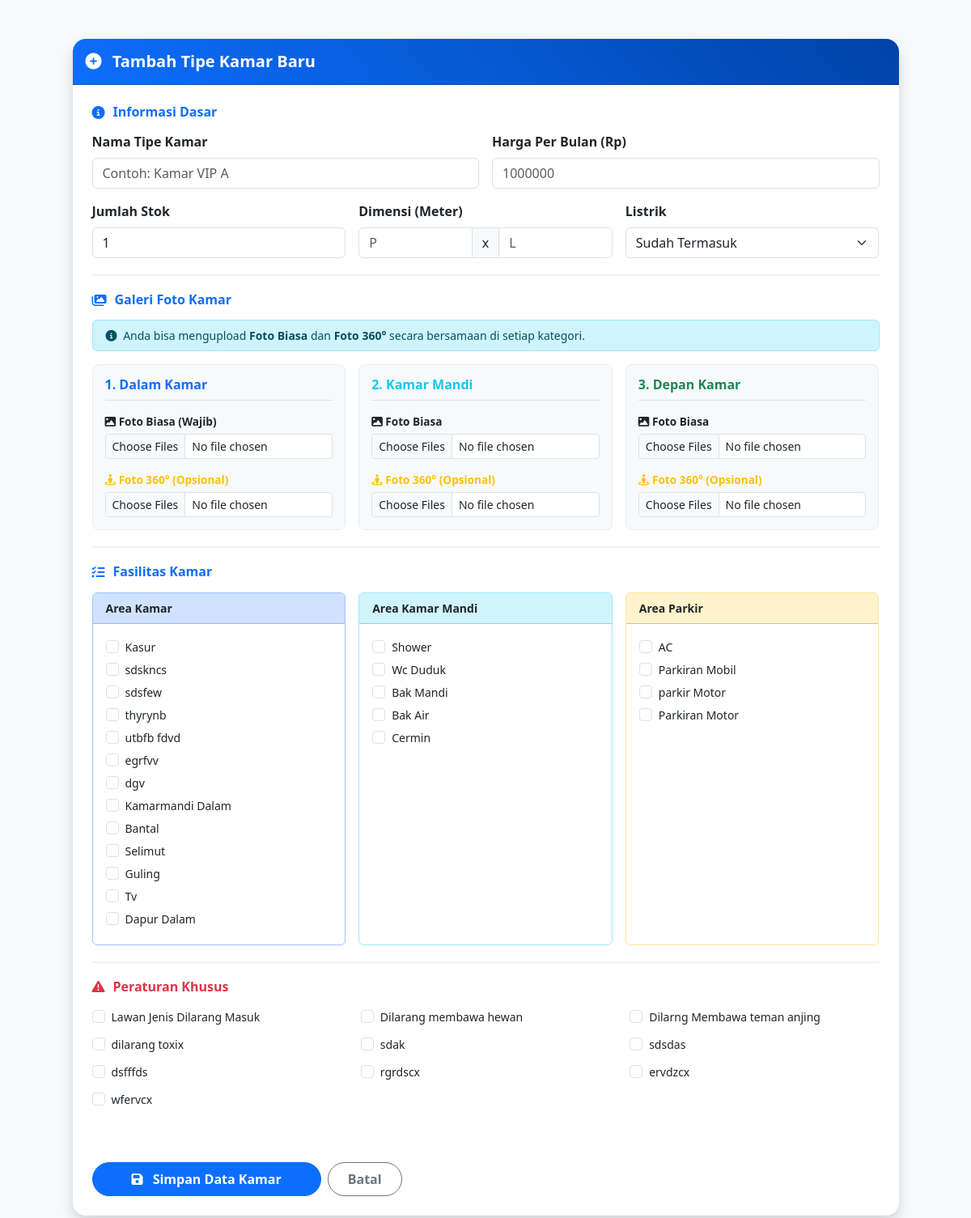
The page /pemilik/tambah_kamar?id_kost=4 (signed in) on the database its author committed.
### tables this page shows
CREATE TABLE `master_fasilitas` (
  `id_master_fasilitas` int NOT NULL,
  `nama_fasilitas` varchar(100) NOT NULL,
  `kategori` enum('Kamar','Kamar Mandi','Umum','Parkir') DEFAULT NULL,
  `id_pemilik` int DEFAULT NULL
);

CREATE TABLE `master_peraturan` (
  `id_master_peraturan` int NOT NULL,
  `nama_peraturan` varchar(255) NOT NULL,
  `kategori` enum('Kost','Kamar') DEFAULT 'Kost',
  `id_pemilik` int DEFAULT NULL
);

### pemilik/tambah_kamar.php (the view, shortened to what this page needs)
<?php
include '../koneksi.php';
$id_user_login = $_SESSION['id_user'];
?>
<!DOCTYPE html>
<html lang="id">
<head>
    <link href="https://cdn.jsdelivr.net/npm/bootstrap@5.3.0/dist/css/bootstrap.min.css" rel="stylesheet">
    <link rel="stylesheet" href="https://cdnjs.cloudflare.com/ajax/libs/font-awesome/6.4.0/css/all.min.css">
</head>
<body class="bg-light">
    <div class="container my-5">
        <div class="row justify-content-center">
            <div class="col-lg-11">
                <div class="card shadow border-0 rounded-4">
                    <div class="card-header card-header-custom py-3 rounded-top-4">
                        <h5 class="mb-0 fw-bold"><i class="fa-solid fa-plus-circle me-2"></i> Tambah Tipe Kamar Baru</h5>
                    </div>
                    <div class="card-body p-4">
                        <form method="POST" enctype="multipart/form-data">
                            <div class="form-section">
                                <h6 class="section-title"><i class="fa-solid fa-info-circle"></i> Informasi Dasar</h6>
                                <div class="row g-3">
                                    <div class="col-md-6">
                                        <label class="form-label fw-bold">Nama Tipe Kamar</label>
                                        <input type="text" name="nama_tipe" class="form-control" placeholder="Contoh: Kamar VIP A" required>
                                    </div>
                                    <div class="col-md-6">
                                        <label class="form-label fw-bold">Harga Per Bulan (Rp)</label>
                                        <input type="number" name="harga" class="form-control" placeholder="1000000" required>
                                    </div>
                                    <div class="col-md-4">
                                        <label class="form-label fw-bold">Jumlah Stok</label>
                                        <input type="number" name="stok" class="form-control" value="1" required>
                                    </div>
                                    <div class="col-md-4">
                                        <label class="form-label fw-bold">Dimensi (Meter)</label>
                                        <div class="input-group">
                                            <input type="number" name="p_ruang" class="form-control" placeholder="P" step="0.1" required>
                                            <span class="input-group-text">x</span>
                                            <input type="number" name="l_ruang" class="form-control" placeholder="L" step="0.1" required>
                                        </div>
                                    </div>
                                    <div class="col-md-4">
                                        <label class="form-label fw-bold">Listrik</label>
                                        <select name="listrik" class="form-select">
                                            <option value="1">Sudah Termasuk</option>
                                        </select>
                                    </div>
                                </div>
                            </div>
                            <div class="form-section">
                                <h6 class="section-title"><i class="fa-solid fa-images"></i> Galeri Foto Kamar</h6>
                                <div class="alert alert-info py-2 small"><i class="fa-solid fa-circle-info me-1"></i> Anda bisa mengupload <b>Foto Biasa</b> dan <b>Foto 360°</b> secara bersamaan di setiap kategori.</div>
                                <div class="row g-3">
                                    <div class="col-md-4">
                                        <div class="bg-custom-light">
                                            <h6 class="fw-bold text-primary border-bottom pb-2 mb-3">1. Dalam Kamar</h6>
                                            <div class="mb-3">
                                                <span class="label-input-foto"><i class="fa-solid fa-image"></i> Foto Biasa (Wajib)</span>
                                                <input type="file" name="foto_dalam_biasa[]" class="form-control form-control-sm" multiple accept="image/*" required>
                                            </div>
                                            <div>
                                                <span class="label-input-foto text-warning"><i class="fa-solid fa-street-view"></i> Foto 360° (Opsional)</span>
                                                <input type="file" name="foto_dalam_360[]" class="form-control form-control-sm" multiple accept="image/*">
                                            </div>
                                        </div>
                                    </div>
                                    <div class="col-md-4">
                                        <div class="bg-custom-light">
                                            <h6 class="fw-bold text-info border-bottom pb-2 mb-3">2. Kamar Mandi</h6>
                                            <div class="mb-3">
                                                <span class="label-input-foto"><i class="fa-solid fa-image"></i> Foto Biasa</span>
                                                <input type="file" name="foto_mandi_biasa[]" class="form-control form-control-sm" multiple accept="image/*">
                                            </div>
                                            <div>
                                                <span class="label-input-foto text-warning"><i class="fa-solid fa-street-view"></i> Foto 360° (Opsional)</span>
                                                <input type="file" name="foto_mandi_360[]" class="form-control form-control-sm" multiple accept="image/*">
                                            </div>
                                        </div>
                                    </div>
                                    <div class="col-md-4">
                                        <div class="bg-custom-light">
                                            <h6 class="fw-bold text-success border-bottom pb-2 mb-3">3. Depan Kamar</h6>
                                            <div class="mb-3">
                                                <span class="label-input-foto"><i class="fa-solid fa-image"></i> Foto Biasa</span>
                                                <input type="file" name="foto_depan_biasa[]" class="form-control form-control-sm" multiple accept="image/*">
                                            </div>
                                            <div>
                                                <span class="label-input-foto text-warning"><i class="fa-solid fa-street-view"></i> Foto 360° (Opsional)</span>
                                                <input type="file" name="foto_depan_360[]" class="form-control form-control-sm" multiple accept="image/*">
                                            </div>
                                        </div>
                                    </div>
                                </div>
                            </div>
                            <div class="form-section">
                                <h6 class="section-title"><i class="fa-solid fa-list-check"></i> Fasilitas Kamar</h6>
                                <div class="row g-3">
                                    <div class="col-md-4">
                                        <div class="card h-100 border-primary-subtle">
                                            <div class="card-header bg-primary-subtle fw-bold small">Area Kamar</div>
                                            <div class="card-body">
                                                <?php
                                                $res = mysqli_query($conn, "SELECT * FROM master_fasilitas WHERE (id_pemilik IS NULL OR id_pemilik = '$id_user_login') AND kategori = 'Kamar'");
                                                while ($f = mysqli_fetch_assoc($res)): ?>
                                                    <div class="form-check mb-1">
                                                        <input class="form-check-input" type="checkbox" name="fasilitas[]" value="<?= $f['id_master_fasilitas'] ?>" id="f_<?= $f['id_master_fasilitas'] ?>">
                                                        <label class="form-check-label small" for="f_<?= $f['id_master_fasilitas'] ?>"><?= $f['nama_fasilitas'] ?></label>
                                                    </div>
                                                <?php endwhile; ?>
                                            </div>
                                        </div>
                                    </div>
                                    <div class="col-md-4">
                                        <div class="card h-100 border-info-subtle">
                                            <div class="card-header bg-info-subtle fw-bold small">Area Kamar Mandi</div>
                                            <div class="card-body">
                                                <?php
                                                $res = mysqli_query($conn, "SELECT * FROM master_fasilitas WHERE (id_pemilik IS NULL OR id_pemilik = '$id_user_login') AND kategori = 'Kamar Mandi'");
                                                while ($f = mysqli_fetch_assoc($res)): ?>
                                                    <div class="form-check mb-1">
                                                        <input class="form-check-input" type="checkbox" name="fasilitas[]" value="<?= $f['id_master_fasilitas'] ?>" id="f_<?= $f['id_master_fasilitas'] ?>">
                                                        <label class="form-check-label small" for="f_<?= $f['id_master_fasilitas'] ?>"><?= $f['nama_fasilitas'] ?></label>
                                                    </div>
                                                <?php endwhile; ?>
                                            </div>
                                        </div>
                                    </div>
                                    <div class="col-md-4">
                                        <div class="card h-100 border-warning-subtle">
                                            <div class="card-header bg-warning-subtle fw-bold small">Area Parkir</div>
                                            <div class="card-body">
                                                <?php
                                                $res = mysqli_query($conn, "SELECT * FROM master_fasilitas WHERE (id_pemilik IS NULL OR id_pemilik = '$id_user_login') AND kategori = 'Parkir'");
                                                while ($f = mysqli_fetch_assoc($res)): ?>
                                                    <div class="form-check mb-1">
                                                        <input class="form-check-input" type="checkbox" name="fasilitas[]" value="<?= $f['id_master_fasilitas'] ?>" id="f_<?= $f['id_master_fasilitas'] ?>">
                                                        <label class="form-check-label small" for="f_<?= $f['id_master_fasilitas'] ?>"><?= $f['nama_fasilitas'] ?></label>
                                                    </div>
                                                <?php endwhile; ?>
                                            </div>
                                        </div>
                                    </div>
                                </div>
                            </div>
                            <div class="form-section border-0">
                                <h6 class="section-title text-danger"><i class="fa-solid fa-triangle-exclamation"></i> Peraturan Khusus</h6>
                                <div class="row">
                                    <?php
                                    $res = mysqli_query($conn, "SELECT * FROM master_peraturan WHERE (id_pemilik IS NULL OR id_pemilik = '$id_user_login') AND kategori = 'Kamar'");
                                    while ($p = mysqli_fetch_assoc($res)): ?>
                                        <div class="col-md-4 mb-2">
                                            <div class="form-check">
                                                <input class="form-check-input" type="checkbox" name="peraturan[]" value="<?= $p['id_master_peraturan'] ?>" id="p_<?= $p['id_master_peraturan'] ?>">
                                                <label class="form-check-label small" for="p_<?= $p['id_master_peraturan'] ?>"><?= $p['nama_peraturan'] ?></label>
                                            </div>
                                        </div>
                                    <?php endwhile; ?>
                                </div>
                            </div>
                            <div class="d-flex gap-2 pt-3">
                                <button type="submit" name="simpan_kamar" class="btn btn-primary px-5 py-2 fw-bold rounded-pill">
                                    <i class="fa-solid fa-save me-2"></i> Simpan Data Kamar
                                </button>
                                <a href="dashboard.php" class="btn btn-outline-secondary px-4 py-2 fw-bold rounded-pill">Batal</a>
                            </div>
                        </form>
                    </div>
                </div>
            </div>
        </div>
    </div>
</body>
</html>

### pemilik/tambah_kamar.php (style rules this page uses)
.form-section { border-bottom: 2px solid #f0f2f5; padding-bottom: 20px; margin-bottom: 20px; }
.section-title { font-weight: bold; color: #0d6efd; margin-bottom: 15px; display: flex; align-items: center; gap: 10px; }
.bg-custom-light { background-color: #f8f9fa; border: 1px solid #e9ecef; border-radius: 8px; padding: 15px; height: 100%; }
.card-header-custom { background: linear-gradient(45deg, #0d6efd, #0043a8); color: white; }
.label-input-foto { font-size: 0.85rem; font-weight: bold; margin-bottom: 5px; display: block; }

### rows shown on the page
master_fasilitas: nama_fasilitas "Kasur"
master_fasilitas: nama_fasilitas "sdskncs"
master_fasilitas: nama_fasilitas "sdsfew"
master_fasilitas: nama_fasilitas "thyrynb"
master_fasilitas: nama_fasilitas "utbfb fdvd"
master_fasilitas: nama_fasilitas "egrfvv"
master_fasilitas: nama_fasilitas "dgv"
master_fasilitas: nama_fasilitas "Kamarmandi Dalam"
master_fasilitas: nama_fasilitas "Bantal"
master_fasilitas: nama_fasilitas "Selimut"
master_fasilitas: nama_fasilitas "Guling"
master_fasilitas: nama_fasilitas "Tv"
master_fasilitas: nama_fasilitas "Dapur Dalam"
master_fasilitas: nama_fasilitas "Shower"
master_fasilitas: nama_fasilitas "Wc Duduk"
master_fasilitas: nama_fasilitas "Bak Mandi"
master_fasilitas: nama_fasilitas "Bak Air"
master_fasilitas: nama_fasilitas "Cermin"
master_fasilitas: nama_fasilitas "AC"
master_fasilitas: nama_fasilitas "Parkiran Mobil"
master_fasilitas: nama_fasilitas "parkir Motor"
master_fasilitas: nama_fasilitas "Parkiran Motor"
master_peraturan: nama_peraturan "Lawan Jenis Dilarang Masuk"
master_peraturan: nama_peraturan "Dilarang membawa hewan"
master_peraturan: nama_peraturan "Dilarng Membawa teman anjing"
master_peraturan: nama_peraturan "dilarang toxix"
master_peraturan: nama_peraturan "sdak"
master_peraturan: nama_peraturan "sdsdas"
master_peraturan: nama_peraturan "dsfffds"
master_peraturan: nama_peraturan "rgrdscx"
master_peraturan: nama_peraturan "ervdzcx"
master_peraturan: nama_peraturan "wfervcx"
